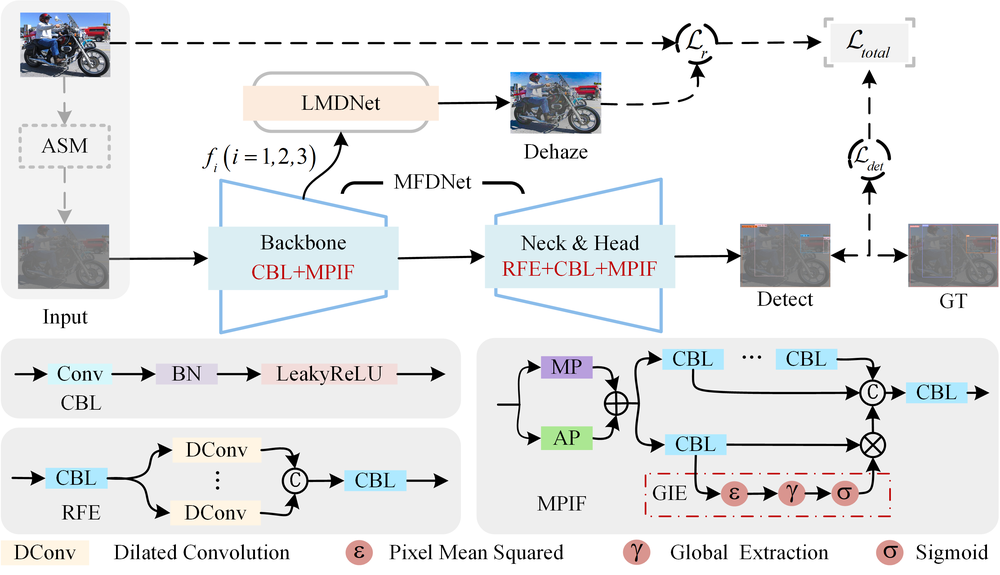
#> input picture figs/network.png, 1000 x 575 px, shrunk from 3224 x 1854 before the run
$ python -i apply_fog_to_images.py   (imports and definitions only)   (older library calls are emulated)
#> lines starting #> are read from the running program, lines starting #| are printed output that depends on the picture
#> further down, picture is the input picture: shape (575, 1000, 3); mean B, G, R 232.3, 231.5, 230.6
#!/usr/bin/env python3
"""
Fog Application Script for VOC2012_FOGGY Images
==============================================

Applies atmospheric scattering fog to clean images in VOC2012_FOGGY directory.
The images are currently clean and need fog synthesis for proper training.

Uses Koschmieder's law: I(x) = J(x) * t(x) + A * (1 - t(x))
Where:
- I(x) = observed foggy image
- J(x) = original clean image
- t(x) = transmission map (visibility through fog)
- A = atmospheric light (fog color/brightness)
"""

import os
import sys
import cv2
import numpy as np
from pathlib import Path
import argparse
import logging
from tqdm import tqdm
import shutil
from typing import Tuple, Optional
import json

# Configure logging
# [8 lines not run here, left out]
logger = logging.getLogger(__name__)

class FogGenerator:
    """Atmospheric scattering fog generator using Koschmieder's law."""

    def __init__(self,
                 beta_min: float = 0.08,
                 beta_max: float = 0.25,
                 atmospheric_light: float = 0.75):
        """
        Initialize fog generator parameters.

        Args:
            beta_min: Minimum scattering coefficient (light fog)
            beta_max: Maximum scattering coefficient (dense fog)
            atmospheric_light: Atmospheric light intensity [0.0, 1.0]
        """
        self.beta_min = beta_min
        self.beta_max = beta_max
        self.atmospheric_light = atmospheric_light

    def estimate_depth_map(self, image: np.ndarray) -> np.ndarray:
        """
        Estimate depth map using gradient and dark channel priors.

        Args:
            image: Input BGR image

        Returns:
            Normalized depth map [0, 1]
        """
        # Convert to grayscale for gradient computation
        gray = cv2.cvtColor(image, cv2.COLOR_BGR2GRAY)

        # Compute gradients (edges typically indicate depth changes)
        grad_x = cv2.Sobel(gray, cv2.CV_64F, 1, 0, ksize=3)
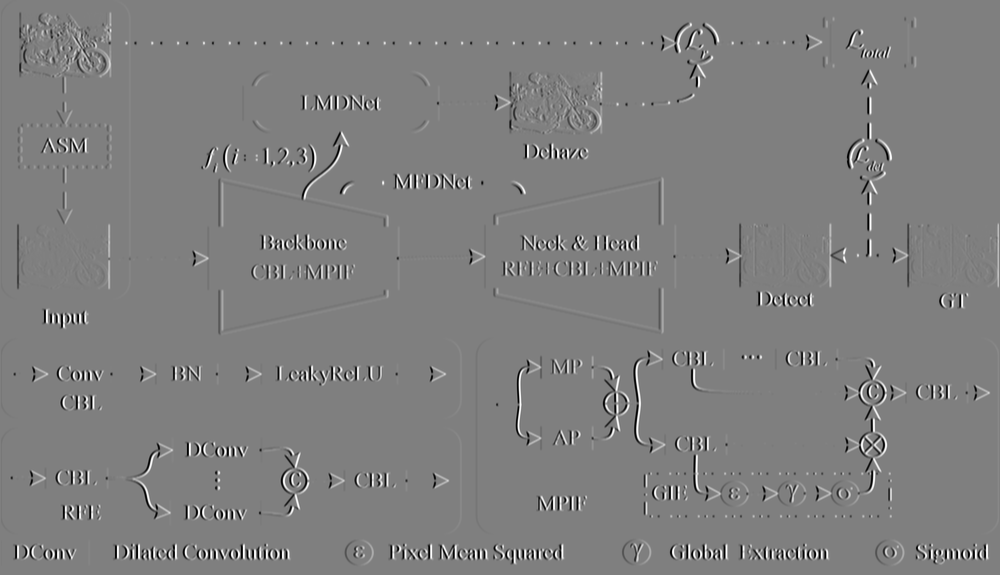
#> grad_x: shape (575, 1000) float64; min -1020, max 1020, mean 0; drawn with min black and max white
        grad_y = cv2.Sobel(gray, cv2.CV_64F, 0, 1, ksize=3)
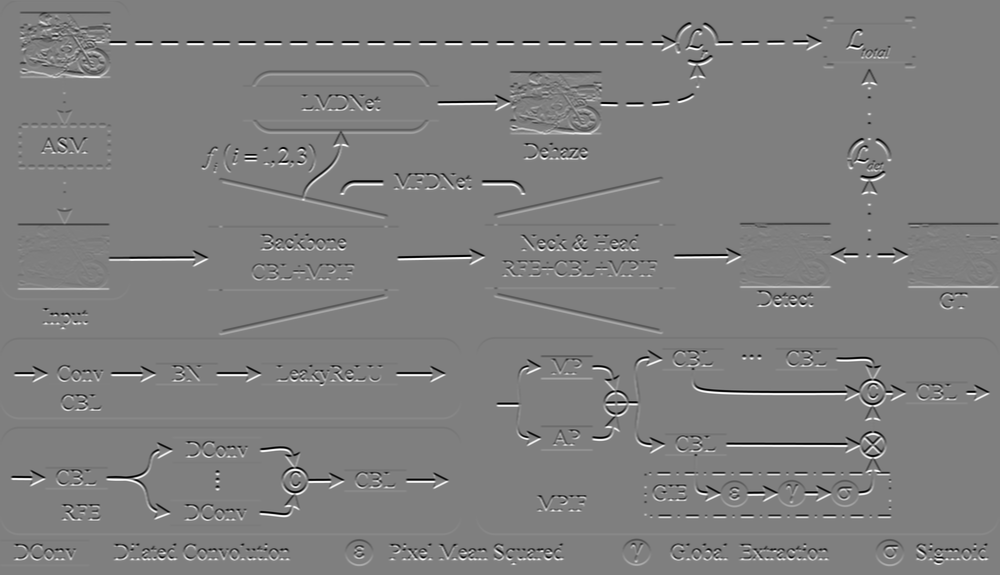
#> grad_y: shape (575, 1000) float64; min -1020, max 1020, mean 0; drawn with min black and max white
        gradient_magnitude = np.sqrt(grad_x**2 + grad_y**2)

        # Dark channel prior (darker areas typically more distant)
        kernel = cv2.getStructuringElement(cv2.MORPH_RECT, (15, 15))
        dark_channel = cv2.erode(np.min(image, axis=2), kernel)
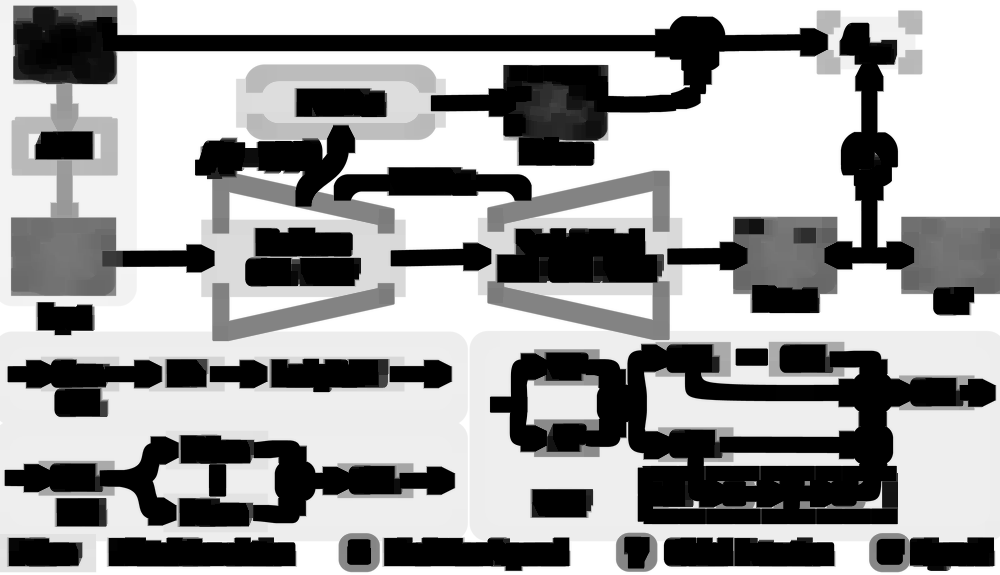
#> dark_channel: shape (575, 1000); min 0, max 255, mean 159.1

        # Combine gradient and dark channel for depth estimation
        # Normalize both to [0, 1]
        gradient_norm = cv2.GaussianBlur(gradient_magnitude, (5, 5), 0)
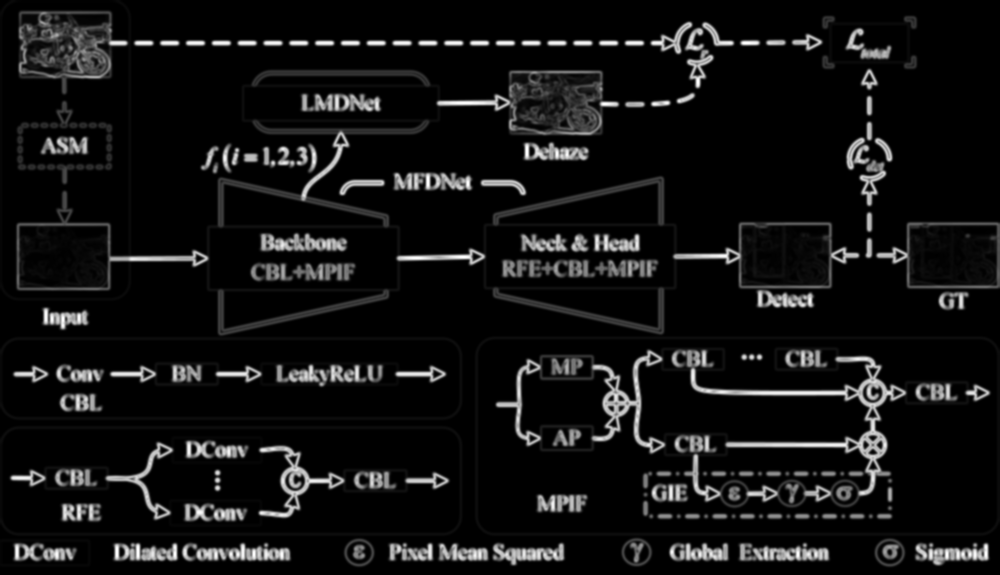
#> gradient_norm: shape (575, 1000) float64; min 0, max 873.6, mean 64.5; drawn with min black and max white
        gradient_norm = (gradient_norm - gradient_norm.min()) / (gradient_norm.max() - gradient_norm.min() + 1e-8)

        dark_norm = (dark_channel - dark_channel.min()) / (dark_channel.max() - dark_channel.min() + 1e-8)
        dark_norm = 1.0 - dark_norm  # Invert: darker = more distant
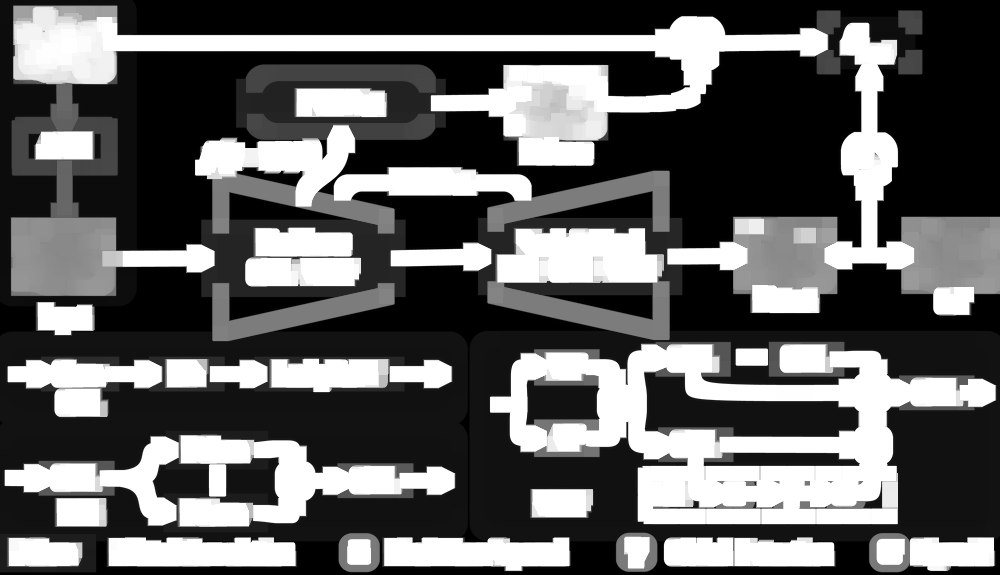
#> dark_norm: shape (575, 1000) float64; min 3.92e-11, max 1, mean 0.376

        # Weighted combination for depth map
        depth_map = 0.7 * dark_norm + 0.3 * gradient_norm

        # Smooth depth transitions
        depth_map = cv2.GaussianBlur(depth_map, (9, 9), 0)
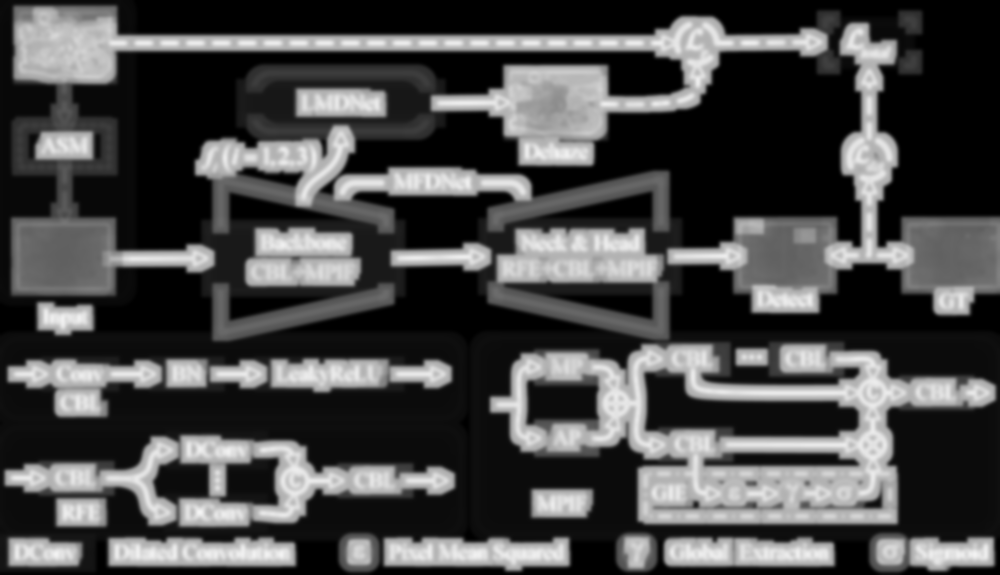
#> depth_map: shape (575, 1000) float64; min 2.75e-11, max 0.965, mean 0.285

        # Add some spatial variation (distant areas typically at top/background)
        h, w = depth_map.shape
#> h = 575; w = 1000
        y_gradient = np.linspace(0, 0.3, h).reshape(-1, 1)
#> y_gradient = 575 values from 0 to 0.3
        spatial_bias = np.tile(y_gradient, (1, w))
        depth_map = np.clip(depth_map + spatial_bias, 0, 1)
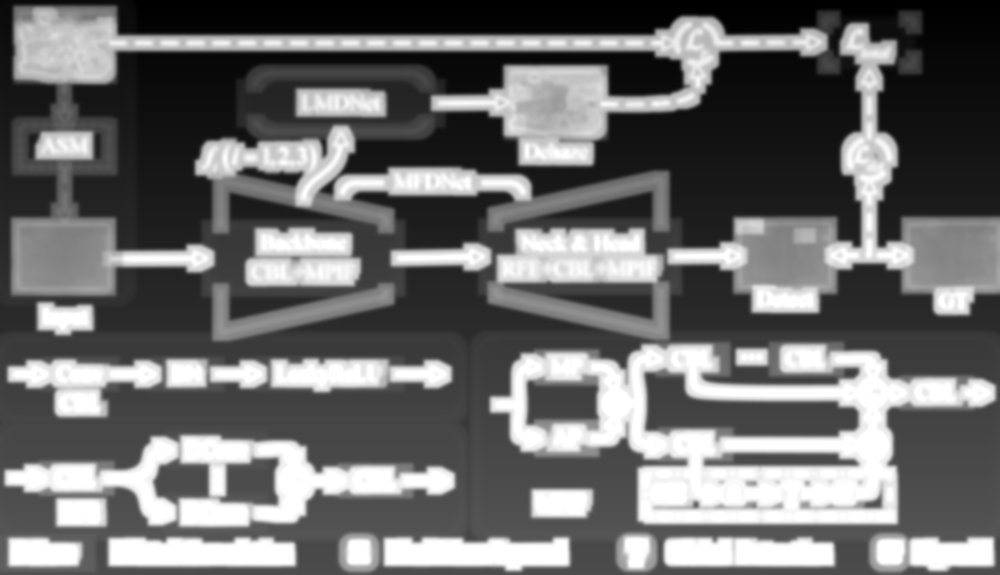
#> depth_map: shape (575, 1000) float64; min 2.75e-11, max 1, mean 0.43

        return depth_map

    # [288 lines left out: functions generate_transmission_map, apply_fog, validate_paths, backup_original_images, apply_fog_to_dataset, main, not called in this run]

# [2 lines not run here, left out]

>>> import cv2
>>> picture = cv2.imread('figs/network.png')
>>> result = FogGenerator().estimate_depth_map(picture)
